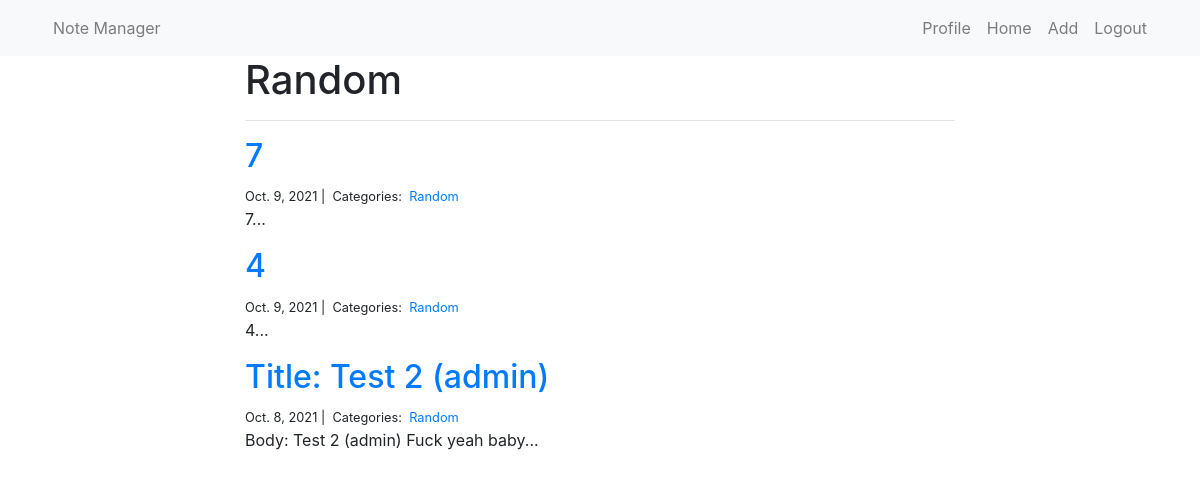
The page /note_manager/Random/ (signed in) on the database as committed earlier.
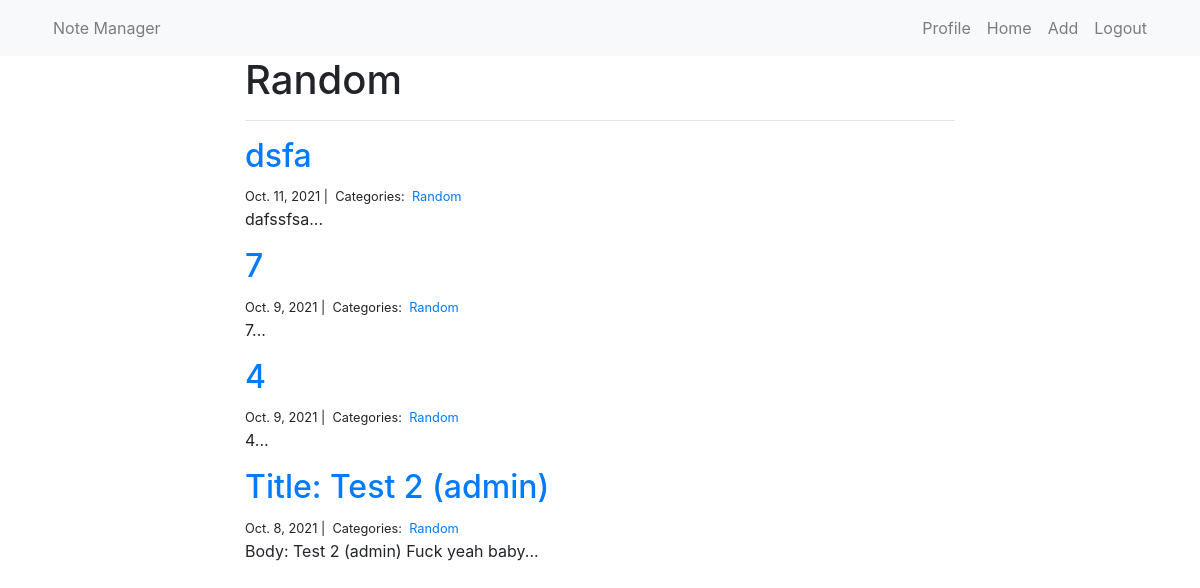
The same page on the database as committed later.
### note_manager/models.py (models this page shows, shortened)
class Note(models.Model):
    title = models.CharField(max_length=255)
    body = models.TextField()
    created_on = models.DateTimeField(auto_now_add=True) # auto_now_add assigns curr data/time to this field whenever instance is created
    last_modified = models.DateTimeField(auto_now=True) # auto_now assigns curr date/time to field whenever instance is SAVED (edits)
    categories = models.ManyToManyField('Category', related_name='notes') # link categories/notes (many-to-many) using djangos ManytoManyField type
    author = models.ForeignKey(User, on_delete=models.CASCADE)

class Category(models.Model):
    name = models.CharField(max_length=20)

### note_manager/views.py (the view)
# urls.py: path("<category>/", views.note_category, name="note_category"),
@login_required
def note_category(request, category):
    user = request.user # get logged in user from request
    notes = Note.objects.filter(
        categories__name__contains=category,
        author=user
    ).order_by('-created_on')
    context = {
        "category": category,
        "notes": notes
    }
    return render(request, "note_category.html", context)

### note_manager/templates/note_category.html (shortened to what this page needs)
{% extends "base.html" %}
{% block page_content %}
<div class="col-md-8 offset-md-2">
    <h1>{{ category | title }}</h1>
    <hr>
    {% for note in notes %}
        <h2><a href="{% url 'note_detail' note.pk%}">{{ note.title }}</a></h2>
        <small>
            {{ note.created_on.date }} |&nbsp;
            Categories:&nbsp;
            {% for category in note.categories.all %}
            <a href="{% url 'note_category' category.name %}">
                {{ category.name }}
            </a>&nbsp;
            {% endfor %}
        </small>
        <p>{{ note.body | slice:":400" }}...</p>
    {% endfor %}
</div>
{% endblock %}

Rows that differ between the two databases and show on the page:
added Note: title "dsfa", created_on "Oct. 11, 2021", body "dafssfsa", Category (name "Random")
